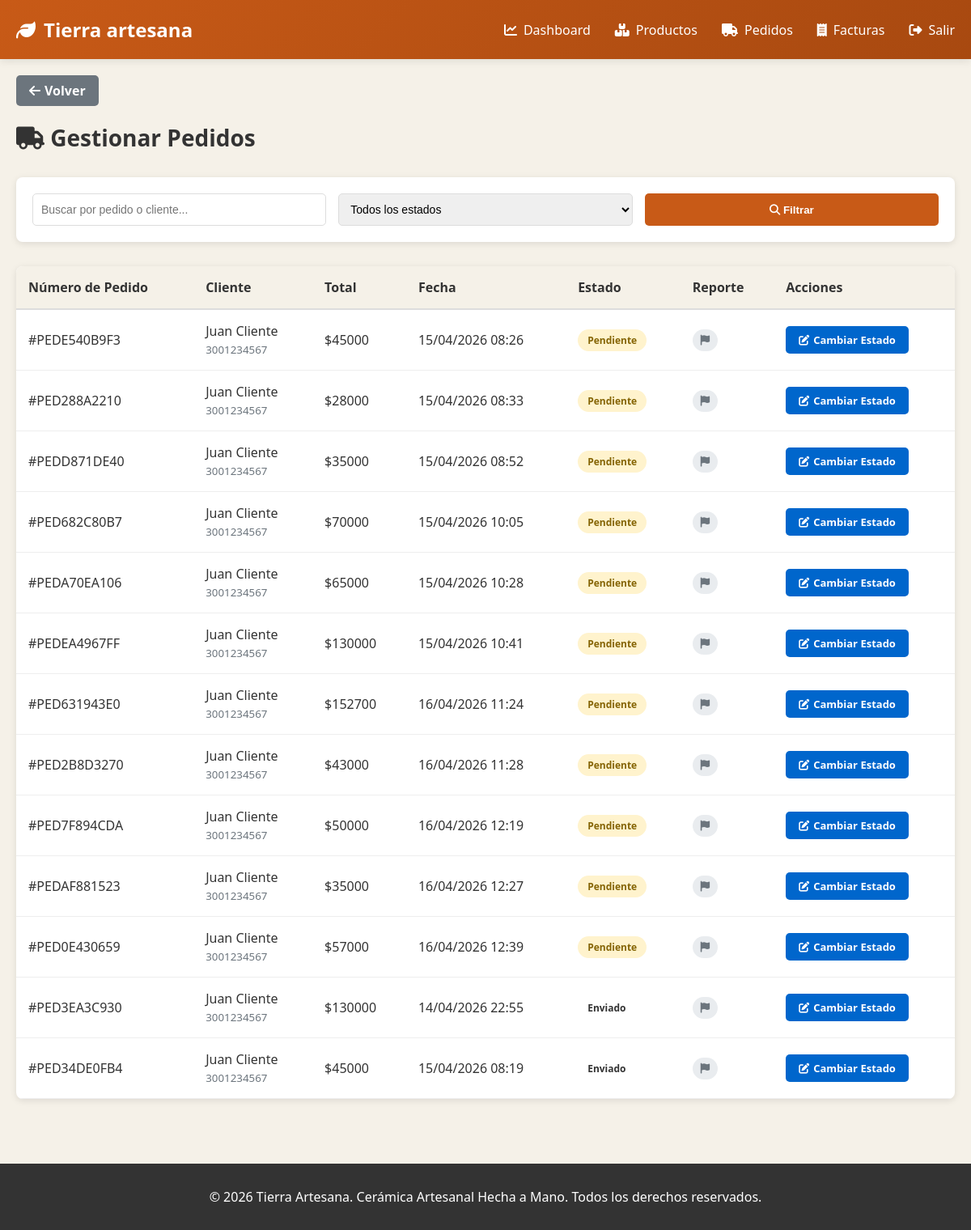
The app's page /dashboard/pedidos/ (signed in), older data.
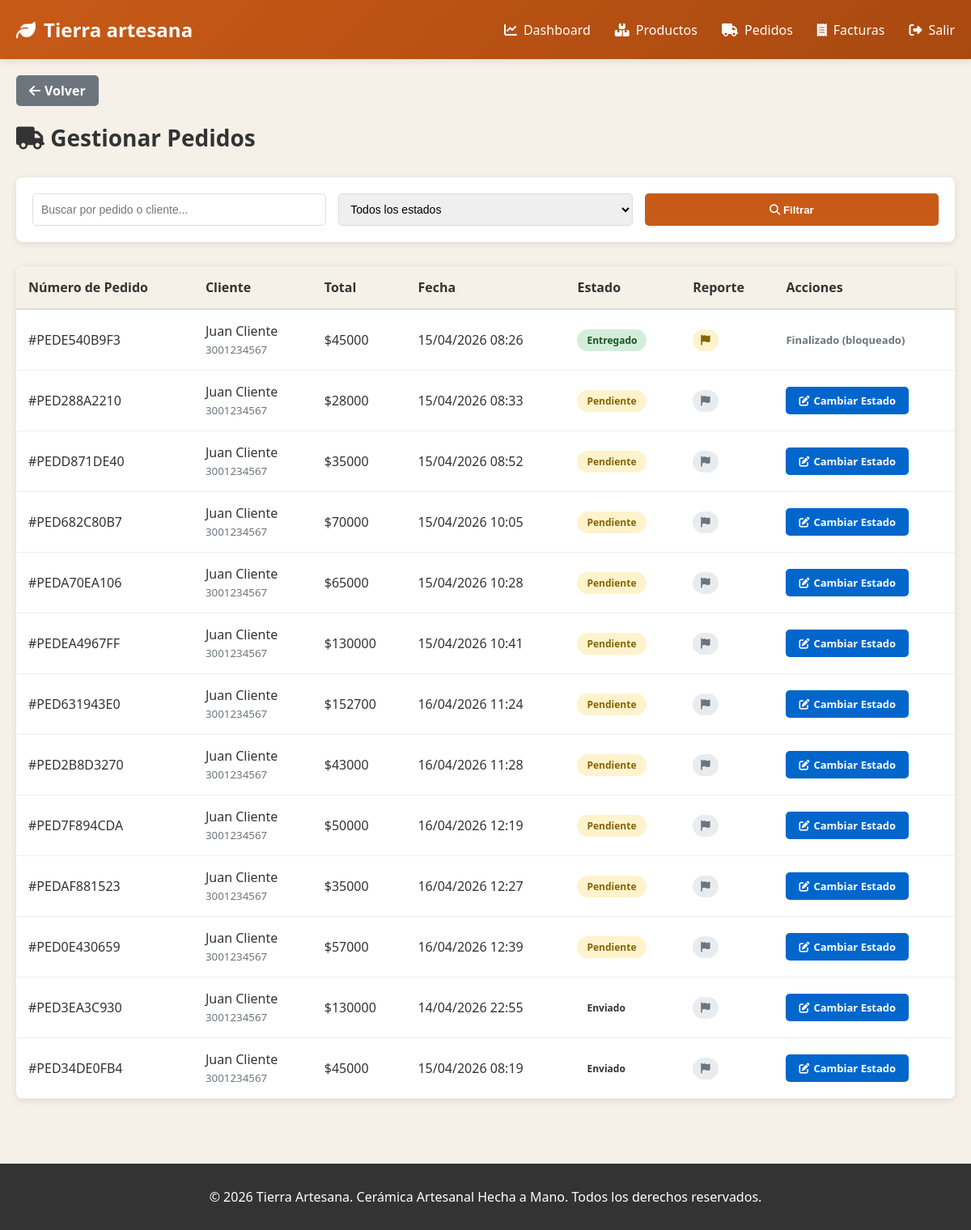
The same page, newer data.
### tienda/models.py (models this page shows, shortened)
class Pedido(models.Model):
    ESTADOS = [
        ('pendiente', 'Pendiente'),
        ('procesando', 'Procesando'),
        ('enviado', 'Enviado'),
        ('entregado', 'Entregado'),
        ('cancelado', 'Cancelado'),
    ]
    METODOS_PAGO = [
        ('efectivo', 'Efectivo'),
        ('tarjeta', 'Tarjeta'),
        ('transferencia', 'Transferencia'),
    ]
    cliente = models.ForeignKey(Cliente, on_delete=models.CASCADE)
    numero_pedido = models.CharField(max_length=50, unique=True)
    fecha_pedido = models.DateTimeField(auto_now_add=True)
    estado = models.CharField(max_length=20, choices=ESTADOS, default='pendiente')
    metodo_pago = models.CharField(max_length=20, choices=METODOS_PAGO, default='efectivo', blank=True)
    total = models.DecimalField(max_digits=10, decimal_places=2)
    descuento = models.DecimalField(max_digits=10, decimal_places=2, default=0)
    costo_envio = models.DecimalField(max_digits=10, decimal_places=2, default=0)
    departamento = models.ForeignKey(Departamento, on_delete=models.SET_NULL, null=True, blank=True)
    municipio = models.ForeignKey(Municipio, on_delete=models.SET_NULL, null=True, blank=True)
    ciudad_entrega = models.CharField(max_length=100, blank=True)  # Para compatibilidad
    direccion_entrega = models.TextField()
    notas = models.TextField(blank=True)
    fecha_actualizacion = models.DateTimeField(auto_now=True)

class Cliente(models.Model):
    user = models.OneToOneField(User, on_delete=models.CASCADE)
    telefono = models.CharField(max_length=20, blank=True)
    departamento = models.ForeignKey(Departamento, on_delete=models.SET_NULL, null=True, blank=True)
    municipio = models.ForeignKey(Municipio, on_delete=models.SET_NULL, null=True, blank=True)
    ciudad = models.CharField(max_length=100, blank=True)  # Para compatibilidad
    direccion = models.TextField(blank=True)
    fecha_registro = models.DateTimeField(auto_now_add=True)

### tienda/views.py (the view, shortened to what this page needs)
# urls.py: path('dashboard/pedidos/', views.pedidos_lista, name='pedidos_lista'),
@login_required(login_url='iniciar_sesion')
def pedidos_lista(request):
    if not verificar_admin(request):
        return redirect('index')
    estados_permitidos = [
        estado for estado in Pedido.ESTADOS
        if estado[0] in ('pendiente', 'enviado', 'entregado', 'cancelado')
    ]
    valores_permitidos = {valor for valor, _ in estados_permitidos}
    estado_filtro = request.GET.get('estado', '')
    busqueda = request.GET.get('busqueda', '')
    if estado_filtro not in valores_permitidos:
        estado_filtro = ''
    enviados_al_final = models.Case(
        models.When(estado='enviado', then=models.Value(1)),
        default=models.Value(0),
        output_field=models.IntegerField(),
    )
    pedidos = Pedido.objects.annotate(
        _enviados_al_final=enviados_al_final,
        total_reportes=models.Count('reporte', distinct=True),
    ).order_by('_enviados_al_final', 'fecha_pedido', 'id')
    if estado_filtro:
        pedidos = pedidos.filter(estado=estado_filtro)
    context = {
        'pedidos': pedidos,
        'estado_filtro': estado_filtro,
        'busqueda': busqueda,
        'estados': estados_permitidos,
    }
    return render(request, 'tienda/pedidos_lista.html', context)

### tienda/views.py (called while the page is built)
def verificar_admin(request):
    return request.user.is_authenticated and (request.user.is_staff or request.user.is_superuser)

### templates/tienda/pedidos_lista.html (shortened to what this page needs)
{% extends "tienda/base.html" %}
{% block content %}
    <div class="admin-container">
        <a href="{% url 'dashboard' %}" class="btn-back"><i class="fas fa-arrow-left"></i> Volver</a>
        <div class="page-header">
            <h1><i class="fas fa-truck"></i> Gestionar Pedidos</h1>
        </div>
        <div class="filter-container">
            <form method="GET" class="filter-row">
                <input type="text" name="busqueda" placeholder="Buscar por pedido o cliente..." value="{{ busqueda }}">
                <select name="estado">
                    <option value="">Todos los estados</option>
                </select>
                <button type="submit"><i class="fas fa-search"></i> Filtrar</button>
            </form>
        </div>
        {% if pedidos %}
            <div class="orders-table">
                <table>
                    <thead>
                        <tr>
                            <th>Número de Pedido</th>
                            <th>Cliente</th>
                            <th>Total</th>
                            <th>Fecha</th>
                            <th>Estado</th>
                            <th>Reporte</th>
                            <th>Acciones</th>
                        </tr>
                    </thead>
                    <tbody>
                        {% for pedido in pedidos %}
                            <tr>
                                <td>#{{ pedido.numero_pedido }}</td>
                                <td>
                                    {{ pedido.cliente.user.get_full_name }}<br>
                                    <small style="color: #6c757d;">{{ pedido.cliente.telefono|default:'No registrado' }}</small>
                                </td>
                                <td>${{ pedido.total|floatformat:0 }}</td>
                                <td>{{ pedido.fecha_pedido|date:"d/m/Y H:i" }}</td>
                                <td>
                                    <span class="status-badge status-{{ pedido.estado }}">
                                        {{ pedido.get_estado_display }}
                                    </span>
                                </td>
                                <td>
                                    {% if pedido.total_reportes > 0 %}
                                        <a href="{% url 'pedidos_ver_reporte' pedido.id %}" class="report-badge report-yes" title="Ver reporte">
                                            <i class="fas fa-flag"></i>
                                        </a>
                                    {% else %}
                                        <span class="report-badge report-no" title="Sin reporte">
                                            <i class="fas fa-flag"></i>
                                        </span>
                                    {% endif %}
                                </td>
                                <td>
                                    <div class="actions">
                                        {% if pedido.estado == 'entregado' or pedido.estado == 'cancelado' %}
                                            <span style="color: #6c757d; font-size: 13px; font-weight: 600;">Finalizado (bloqueado)</span>
                                        {% else %}
                                            <a href="{% url 'pedidos_cambiar_estado' pedido.id %}" class="btn-edit">
                                                <i class="fas fa-edit"></i> Cambiar Estado
                                            </a>
                                        {% endif %}
                                    </div>
                                </td>
                            </tr>
                        {% endfor %}
                    </tbody>
                </table>
            </div>
        {% endif %}
    </div>
{% endblock %}

### templates/tienda/base.html (shortened to what this page needs)
<!DOCTYPE html>
<html lang="es">
<head>
    <link rel="stylesheet" href="https://cdnjs.cloudflare.com/ajax/libs/font-awesome/6.4.0/css/all.min.css">
</head>
<body>
    <header>
        <div class="header-container">
            <a href="/" class="logo"><i class="fas fa-leaf"></i> Tierra artesana</a>
            <nav>
                <div class="nav-links">
                    {% if user.is_authenticated %}
                        {% if user.is_staff or user.is_superuser %}
                            <a href="/dashboard/">
                                <i class="fas fa-chart-line"></i> Dashboard
                            </a>
                            <a href="/dashboard/productos/">
                                <i class="fas fa-boxes"></i> Productos
                            </a>
                            <a href="/dashboard/pedidos/">
                                <i class="fas fa-truck"></i> Pedidos
                            </a>
                            <a href="/dashboard/facturas/">
                                <i class="fas fa-receipt"></i> Facturas
                            </a>
                        {% endif %}
                        <a href="/cerrar-sesion/">
                            <i class="fas fa-sign-out-alt"></i> Salir
                        </a>
                    {% else %}
                        <div class="auth-buttons">
                            <a href="/iniciar-sesion/" class="btn">Iniciar Sesión</a>
                            <a href="/registrarse/" class="btn btn-white">Registrarse</a>
                        </div>
                    {% endif %}
                </div>
            </nav>
        </div>
    </header>
    <main class="container">
        {% block content %}{% endblock %}
    </main>
    <footer>
        <p>&copy; 2026 Tierra Artesana. Cerámica Artesanal Hecha a Mano. Todos los derechos reservados.</p>
    </footer>
</body>
</html>

Row changes from the older to the newer data that the page shows:
changed Pedido "PEDE540B9F3": estado "Pendiente" → "Entregado"; estado "Cambiar Estado" → "Finalizado (bloqueado)"
